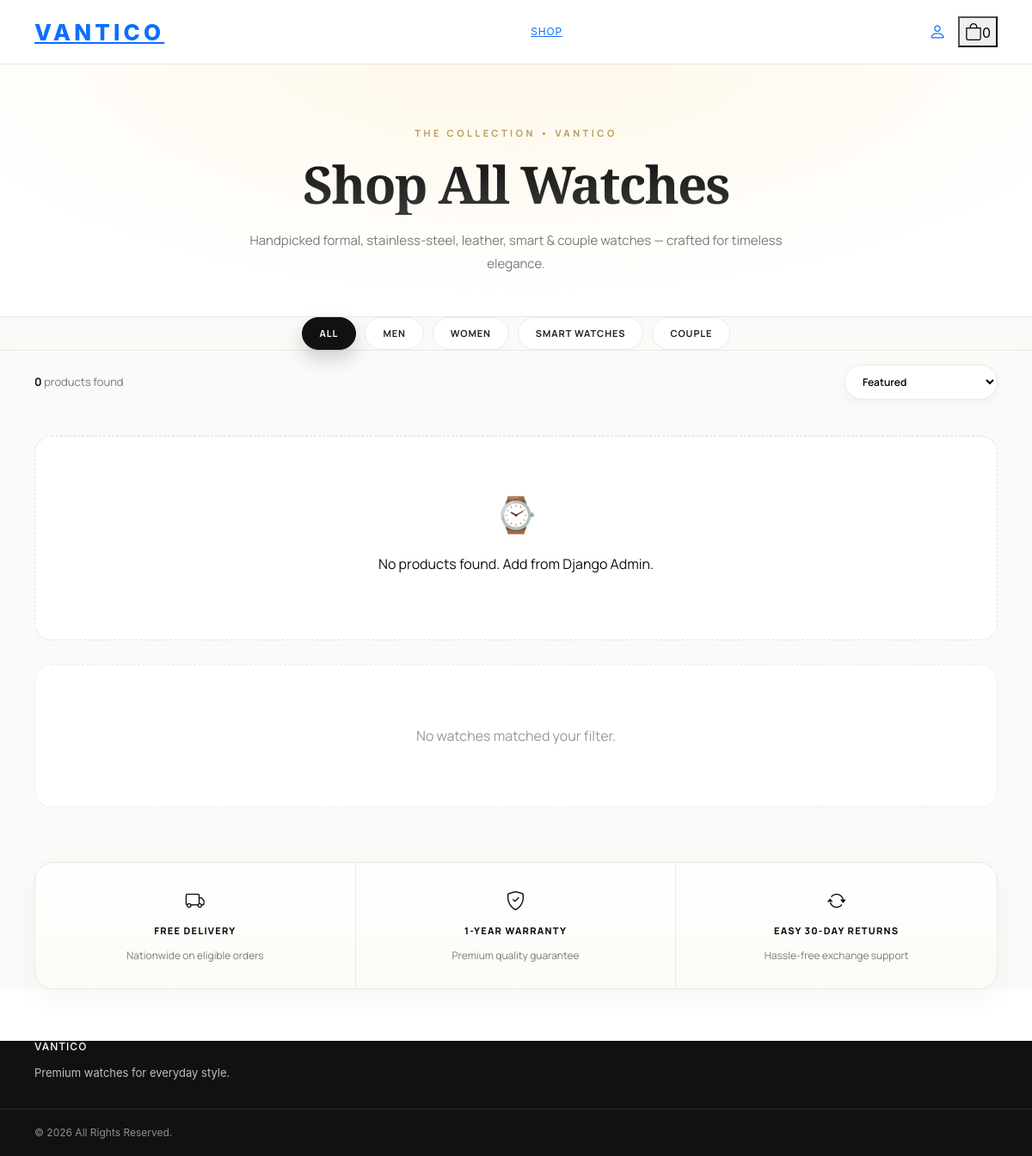
Screenshot of /products/?category=smart with the database file from the repository.
### lastapp/models.py (models this page shows, shortened)
class Settings(models.Model):
    site_name = models.CharField(max_length=100, default="Vantico")
    site_meta_title = models.CharField(max_length=100, blank=True)
    site_description = models.TextField(blank=True)
    site_keywords = models.CharField(max_length=255, blank=True, null=True)
    site_tagline = models.CharField(max_length=255, blank=True, null=True)
    site_url = models.URLField(default="https://example.com")
    site_author = models.CharField(max_length=100, blank=True, null=True)
    site_logo = models.ImageField(upload_to='site_logo/', blank=True, null=True)
    site_logo_dark = models.ImageField(upload_to='site_logo/', blank=True, null=True)
    site_favicon = models.ImageField(upload_to='site_favicon/', blank=True, null=True)
    site_og_image = models.ImageField(upload_to='site_seo/', blank=True, null=True)
    site_theme_color = models.CharField(max_length=7, default="#000000")
    site_email = models.EmailField(blank=True, null=True)
    site_phone = models.CharField(max_length=20, blank=True, null=True)
    site_whatsapp_number = models.CharField(max_length=20, blank=True, null=True)
    site_address = models.TextField(blank=True, null=True)
    site_map_embed = models.TextField(blank=True, null=True)
    site_business_hours = models.CharField(max_length=255, blank=True, null=True)
    site_language = models.CharField(max_length=50, default="en")
    site_currency = models.CharField(max_length=10, default="PKR")
    site_currency_symbol = models.CharField(max_length=5, default="Rs.")
    site_timezone = models.CharField(max_length=50, default="Asia/Karachi")
    site_pagination_count = models.PositiveIntegerField(default=12)
    site_social_links = models.JSONField(default=dict, blank=True)
    site_google_analytics_id = models.CharField(max_length=100, blank=True, null=True)
    site_google_tag_manager_id = models.CharField(max_length=100, blank=True, null=True)
    site_facebook_pixel_id = models.CharField(max_length=100, blank=True, null=True)
    site_google_search_console = models.CharField(max_length=255, blank=True, null=True)
    site_robots_txt = models.TextField(blank=True, null=True, default="User-agent: *\nAllow: /\n")
    site_header_script = models.TextField(blank=True, null=True)
    site_footer_script = models.TextField(blank=True, null=True)
    site_custom_css = models.TextField(blank=True, null=True)
    site_custom_js = models.TextField(blank=True, null=True)
    site_chatbot_code = models.TextField(blank=True, null=True)
    site_announcement_text = models.TextField(blank=True, null=True)
    site_announcement_link = models.URLField(blank=True, null=True)
    site_announcement_status = models.BooleanField(default=False)
    site_maintenance_mode = models.BooleanField(default=False)
    site_maintenance_message = models.TextField(blank=True, null=True, default="We are under maintenance.")
    site_footer_text = models.TextField(blank=True, null=True)
    site_copyright_text = models.TextField(default="© 2026 All Rights Reserved.")
    site_enable_registration = models.BooleanField(default=True)
    site_enable_blog = models.BooleanField(default=True)
    site_enable_shop = models.BooleanField(default=False)
    site_recaptcha_site_key = models.CharField(max_length=255, blank=True, null=True)
    site_recaptcha_secret_key = models.CharField(max_length=255, blank=True, null=True)
    updated_at = models.DateTimeField(auto_now=True)
    class Meta:
        verbose_name = "Site Setting"
        verbose_name_plural = "Site Settings"
    @classmethod
    def get_settings(cls):
        obj, created = cls.objects.get_or_create(pk=1)
        return obj

### lastapp/views.py (the view)
# urls.py: path('products/', views.products_view, name='products'), # agar ye alag page hai to rehne do, warna hata do
def products_view(request):
    return shop_view(request, category=request.GET.get('category', 'all'))

### lastapp/context_processors.py (called while the page is built)
def site_settings(request):
    try:
        settings_obj = Settings.get_settings()
    except Exception:
        settings_obj = None
    try:
        nav_items = NavbarItem.objects.filter(is_active=True).order_by('order')
        footer_columns = FooterColumn.objects.prefetch_related('links').order_by('order')
    except Exception:
        nav_items = []
        footer_columns = []
    return {
        'site_settings': settings_obj, # tumhara purana naam same rakha hai taake templates na toote
        'settings_obj': settings_obj,   # new naam bhi de diya
        'nav_items': nav_items,
        'footer_columns': footer_columns,
        'site_navbar': nav_items, # alias
    }

### lastapp/views.py (called while the page is built)
def get_common_context():
    return {
        'settings_obj': Settings.get_settings(),
        'nav_items': NavbarItem.objects.filter(is_active=True),
        'footer_columns': FooterColumn.objects.prefetch_related('links').all(),
    }

def shop_view(request, category='all'):
    products = Product.objects.filter(is_active=True)
    if category and category != 'all':
        products = products.filter(categories__icontains=category)
    q = request.GET.get('q')
    if q:
        products = products.filter(Q(name__icontains=q) | Q(categories__icontains=q))
    cat_filter = request.GET.get('category')
    if cat_filter and cat_filter != 'all':
        products = products.filter(categories__icontains=cat_filter)
    paginator = Paginator(products.order_by('-created_at'), 12)
    page_number = request.GET.get('page')
    page_obj = paginator.get_page(page_number)
    context = {
        **get_common_context(),
        'products': page_obj,
        'page_obj': page_obj,
        'current_category': category,
        'search_query': q or '',
    }
    return render(request, 'products.html', context)

### lastapp/templates/products.html (shortened to what this page needs)
{% extends "base.html" %}
{% load static %}
{% block extra_css %}
<link rel="stylesheet" href="https://cdn.jsdelivr.net/npm/bootstrap-icons@1.11.3/font/bootstrap-icons.css">
{% endblock %}
{% block content %}
<section class="products-page">
  <header class="products-hero">
    <div class="eyebrow">The Collection • Vantico</div>
    <h1>Shop All Watches</h1>
    <p>Handpicked formal, stainless-steel, leather, smart & couple watches — crafted for timeless elegance.</p>
  </header>
  <nav class="product-categories">
    <div class="vt-container category-scroll">
      <button class="category-btn active" data-filter="all">All</button>
      <button class="category-btn" data-filter="men">Men</button>
      <button class="category-btn" data-filter="women">Women</button>
      <button class="category-btn" data-filter="smart">Smart Watches</button>
      <button class="category-btn" data-filter="couple">Couple</button>
    </div>
  </nav>
  <div class="vt-container shop-area">
    <div class="shop-toolbar">
      <span class="results-count"><b id="visibleCount">{{ products|length }}</b> products found</span>
      <select class="toolbar-select" id="sortProducts">
        <option value="featured">Featured</option>
      </select>
    </div>
    <section class="products-grid" id="productsGrid">
      {% for product in products %}
      <article class="product-card" data-category="all" data-price="{{ product.price }}" data-name="{{ product.name }}">
        <div class="product-image">
          {% if product.image %}
            <img src="{{ product.image.url }}" alt="{{ product.name }}" loading="lazy">
          {% else %}
            <i class="bi bi-watch" style="font-size:72px; opacity:.15;"></i>
          {% endif %}
          <button class="quick-btn" type="button"
            data-add-to-cart
            data-product-id="{{ product.id }}"
            data-product-name="{{ product.name }}"
            data-product-price="{{ product.price }}">
            <i class="bi bi-bag-plus"></i> Add to Cart
          </button>
        </div>
        <div class="product-info">
          <div class="product-type">Vantico Edition</div>
          <h2 class="product-name">{{ product.name }}</h2>
          <div class="rating"><span class="stars">★★★★★</span> <span>5.0</span></div>
          <div class="price-row">
            <span class="current-price">Rs. {{ product.price }}</span>
          </div>
        </div>
      </article>
      {% empty %}
      <div style="grid-column:1/-1;text-align:center;padding:60px;background:#fff;border-radius:20px;border:1px dashed #ddd">
        <p style="font-size:40px">⌚</p>
        <p>No products found. Add from Django Admin.</p>
      </div>
      {% endfor %}
      <div class="empty-state" id="emptyState">No watches matched your filter.</div>
    </section>
    <section class="shop-benefits">
      <div class="benefit"><i class="bi bi-truck"></i><strong>Free Delivery</strong><span>Nationwide on eligible orders</span></div>
      <div class="benefit"><i class="bi bi-shield-check"></i><strong>1-Year Warranty</strong><span>Premium quality guarantee</span></div>
      <div class="benefit"><i class="bi bi-arrow-repeat"></i><strong>Easy 30-Day Returns</strong><span>Hassle-free exchange support</span></div>
    </section>
  </div>
</section>
{% endblock %}

### lastapp/templates/base.html (shortened to what this page needs)
{% load static %}
<!DOCTYPE html>
<html lang="en">
<head>
  <link href="https://cdnjs.cloudflare.com/ajax/libs/bootstrap/5.3.8/css/bootstrap.min.css" rel="stylesheet">
  <link rel="stylesheet" href="https://cdnjs.cloudflare.com/ajax/libs/bootstrap-icons/1.13.1/font/bootstrap-icons.min.css">
  {% block extra_css %}{% endblock %}
</head>
<body>
  <header class="vt-header">
    <div class="vt-container vt-header-row">
      <a class="vt-logo" href="/">
        {% if site_settings.site_logo %}<img src="{{ site_settings.site_logo.url }}" alt="{{ site_settings.site_name }}" style="height:32px">
        {% else %}{{ site_settings.site_name|default:"VANTICO" }}{% endif %}
      </a>
      <nav class="vt-mainnav">
         {% for x in navbars %}
         <a href="{{ x.link }}">{{ x.name }}</a>
         {% empty %}
         <a href="{% url 'products' %}">Shop</a>
         {% endfor %}
      </nav>
      <div class="vt-actions">
        <a href="{% url 'profile' %}" class="vt-icon-btn"><i class="bi bi-person fs-5"></i></a>
        <button class="vt-icon-btn" type="button" data-bs-toggle="offcanvas" data-bs-target="#cartDrawer"><i class="bi bi-bag fs-5"></i><span id="cartBadge" class="vt-cart-badge">0</span></button>
      </div>
    </div>
  </header>
  <main>{% block content %}{% endblock %}</main>
  <footer class="vt-footer">
    <div class="vt-container vt-footer-grid">
      <div>
        <h6>{{ site_settings.site_name|default:"Vantico" }}</h6>
        <p style="color:#bdbdbd;font-size:13px">{{ site_settings.site_footer_text|default:"Premium watches for everyday style." }}</p>
      </div>
    </div>
    <div class="vt-footer-bottom">
      <div class="vt-container">{{ site_settings.site_copyright_text|default:"© 2026 Vantico. All rights reserved." }}</div>
    </div>
  </footer>
</body>
</html>

### lastapp/templates/base.html (style rules this page uses)
:root { --vt-black:#0f0f10;--vt-line:#e8e8e8;--vt-bg:#ffffff;--vt-container:1440px; }
body { margin:0;background:var(--vt-bg);color:var(--vt-black);font-family:Inter,Arial,sans-serif; }
.vt-container { width:min(var(--vt-container),calc(100% - 40px));margin-inline:auto }
.vt-header { position:sticky;top:0;z-index:1030;background:rgba(255,255,255,.96);border-bottom:1px solid var(--vt-line);backdrop-filter:blur(12px) }
.vt-header-row { min-height:74px;display:grid;grid-template-columns:auto 1fr auto;align-items:center;gap:28px }
.vt-logo { font-size:26px;font-weight:800;letter-spacing:.16em;text-transform:uppercase }
.vt-mainnav { display:flex;justify-content:center;gap:26px;font-size:12px;text-transform:uppercase;letter-spacing:.8px }
.vt-actions { display:flex;align-items:center;gap:14px }
.vt-footer { margin-top:60px;background:#111;color:#fff }
.vt-footer-grid { display:grid;grid-template-columns:1.5fr repeat(3,1fr);gap:32px;padding:52px 0 34px }
.vt-footer h6 { font-size:12px;letter-spacing:1px;text-transform:uppercase;margin:0 0 14px }
.vt-footer-bottom { border-top:1px solid #2b2b2b;padding:18px 0;color:#8e8e8e;font-size:12px }

### lastapp/templates/products.html (style rules this page uses)
:root { --bg:#fbfaf8; --card:#ffffff; --text:#121212; --muted:#7a7a7a; --line:#ece8e3; --accent:#111; --gold: linear-gradient(135deg, #f8e9a1 0%, #f0c27a 50%, #d4af37 100%); }
.products-page { background:var(--bg);min-height:100vh;font-family:'Manrope',sans-serif }
.products-hero { padding:72px 20px 48px;text-align:center;background: radial-gradient(1200px 500px at 50% -10%, #fff7e6 0%, #ffffff 60%);border-bottom:1px solid var(--line) }
.products-hero .eyebrow { font-size:11px;letter-spacing:3.5px;text-transform:uppercase;color:#b89a5a;margin-bottom:14px;font-weight:700 }
.products-hero h1 { font-family:'Playfair Display',serif;font-size:clamp(38px,5vw,62px);font-weight:600;letter-spacing:-1.8px;margin:0;background: linear-gradient(180deg, #111 0%, #3a3a3a 100%);-webkit-background-clip:text;-webkit-text-fill-color:transparent; }
.products-hero p { max-width:640px;margin:16px auto 0;color:var(--muted);font-size:15px;line-height:1.8 }
.product-categories { position:sticky;top:75px;z-index:900;background:rgba(251,250,248,.85);backdrop-filter:blur(12px);border-bottom:1px solid var(--line) }
.category-scroll { display:flex;justify-content:center;gap:10px;flex-wrap:wrap;padding:16px 0 }
.category-btn { border:1px solid var(--line);background:#fff;color:#222;padding:10px 20px;border-radius:999px;font-size:11px;font-weight:700;text-transform:uppercase;letter-spacing:.9px;cursor:pointer;transition:all .25s }
.category-btn.active { background:var(--accent);color:#fff;border-color:var(--accent);box-shadow:0 10px 22px rgba(0,0,0,.18) }
.shop-area { padding:28px 0 70px }
.vt-container { max-width:1280px;margin:0 auto;padding:0 20px }
.shop-toolbar { padding:16px 0;margin-bottom:26px;display:flex;align-items:center;justify-content:space-between;gap:15px }
.results-count { font-size:13px;color:var(--muted) }
.results-count b { color:var(--text) }
.toolbar-select { border:1px solid var(--line);background:#fff;border-radius:999px;padding:10px 38px 10px 16px;font-size:12px;font-weight:600;outline:none;box-shadow:0 4px 14px rgba(0,0,0,.04) }
.products-grid { display:grid;grid-template-columns:repeat(4,minmax(0,1fr));gap:28px 18px }
.shop-benefits { margin-top:64px;display:grid;grid-template-columns:repeat(3,1fr);background:linear-gradient(180deg, #ffffff 0%, #fdfbf7 100%);border:1px solid var(--line);border-radius:22px;overflow:hidden;box-shadow:0 12px 30px rgba(0,0,0,.04) }
.benefit { text-align:center;padding:28px 18px;border-right:1px solid var(--line) }
.benefit:last-child { border-right:0 }
.benefit i { font-size:22px;margin-bottom:10px;display:block }
.benefit strong { display:block;font-size:11px;letter-spacing:1.2px;text-transform:uppercase;margin-bottom:6px;font-weight:800 }
.benefit span { font-size:12px;color:var(--muted) }
.empty-state { grid-column:1/-1;text-align:center;padding:70px 20px;color:#999;background:#fff;border:1px dashed var(--line);border-radius:20px;display:none }

### rows the page displays
Settings: site_name "VANTICO", site_footer_text "Premium watches for everyday style.", site_copyright_text "© 2026 All Rights Reserved."

### other values shown
{{ products|length }} "0"
